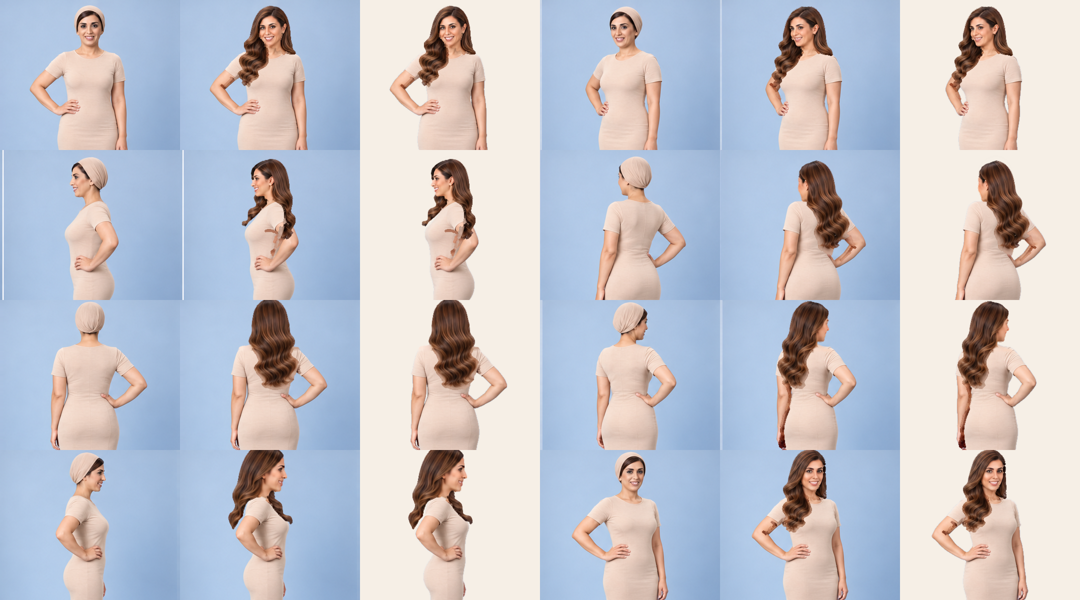
#> input picture closet/avatar8/new2/wig_v3/out/all.png, 1080 x 600 px; its folder holds 4 pictures in this run
$ python samecap.py ../new2/wig_v3/out/all.png
#> lines starting #> are read from the running program, lines starting #| are printed output that depends on the picture; pictures that were not available may be replaced by others from this repository, and a replacement may not be noted
# the item sheet was made by editing the cap sheet (same pixels apart from the item), so reuse the cap sheet's exact alignment
import sys,numpy as np
from PIL import Image
CAP={1:(0.992,2,4),2:(0.996,7,3),3:(1.004,8,1),4:(1.012,0,-5),5:(1.052,-9,-3),6:(1.048,-7,-2),7:(1.048,8,-2),8:(1.024,-7,7)}
X=[(0,361),(363,723),(725,1085),(1087,1448)];Y=[(0,541),(543,1086)]
boxes=[(x0,y0,x1,y1) for (y0,y1) in Y for (x0,x1) in X]
sh=Image.open(sys.argv[1]).convert('RGB');ref=np.asarray(Image.open('/mnt/project-files/closet/avatar8/cap/sheet.png').convert('RGB')).astype(float)
#> further down, sh is the input picture: PIL image 1080x600 RGB; mean R, G, B 194.7, 195.3, 203.4
print('mean diff vs cap sheet %.1f'%np.abs(np.asarray(sh).astype(float)-ref).mean())
#| mean diff vs cap sheet 0.0
for i,b in enumerate(boxes,1):
    s,dx,dy=CAP[i];p=sh.crop(b);q=p.resize((round(p.width*s),round(p.height*s)),Image.LANCZOS)
    bgc=tuple(int(c) for c in np.median(np.asarray(p)[:, :8].reshape(-1,3),axis=0))
    c=Image.new('RGB',(360,541),bgc);c.paste(q,(dx,dy));c.save(f'out/{i}.png')
#> this loop made 8 passes
#> bgc on passes 1 to 8: (171, 194, 225), (246, 239, 230), (170, 194, 224), (0, 0, 0), (0, 0, 0), (0, 0, 0), (0, 0, 0), (0, 0, 0)
#> pass 1, `p = sh.crop(b)`:
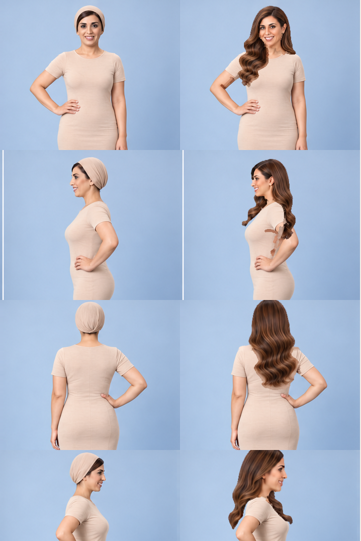
#> p: PIL image 361x541 RGB; mean R, G, B 177.1, 185.6, 203.4
#> pass 1, `c = Image.new('RGB', (360, 541), bgc)`:
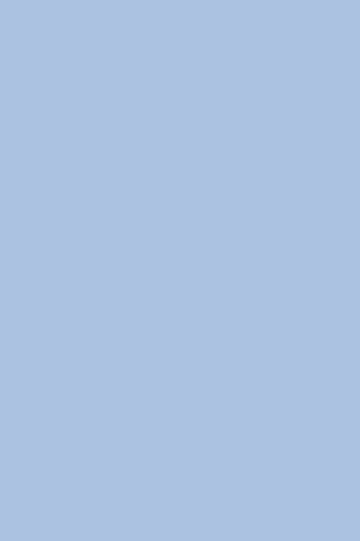
#> c: PIL image 360x541 RGB; mean R, G, B 171, 194, 225
#> pass 1, `c = Image.new('RGB', (360, 541), bgc)`:
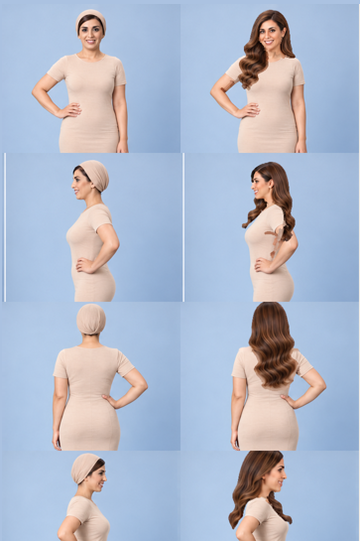
#> saved as 1.png: PIL image 360x541 RGB; mean R, G, B 177, 185.7, 203.7
#> after the loop: c: PIL image 360x541 RGB; every value is 0
#> after the loop: q: PIL image 370x556 RGB; every value is 0

$ run again, on closet/avatar8/new2/wig_v3/out/cmp7.png
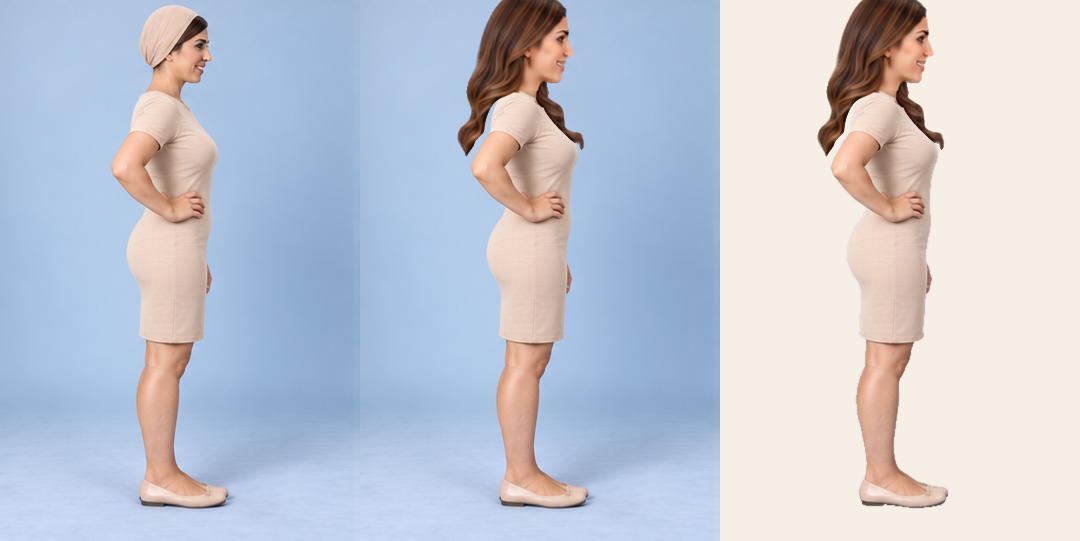
#> input picture closet/avatar8/new2/wig_v3/out/cmp7.png, 1080 x 541 px
#> sh is the input picture: PIL image 1080x541 RGB; mean R, G, B 194.6, 199.7, 211.4
#| mean diff vs cap sheet 0.0
#> the loop `for i,b in enumerate(boxes,1):` made 8 passes
#> bgc on passes 1 to 8: (167, 191, 221), (168, 192, 222), (246, 239, 230), (0, 0, 0), (0, 0, 0), (0, 0, 0), (0, 0, 0), (0, 0, 0)
#> pass 1, `p = sh.crop(b)`:
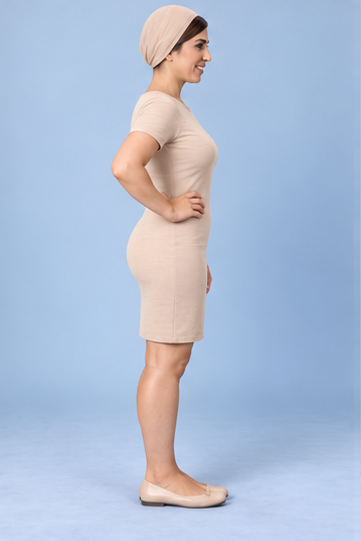
#> p: PIL image 361x541 RGB; mean R, G, B 176, 190.7, 214
#> pass 1, `c = Image.new('RGB', (360, 541), bgc)`:
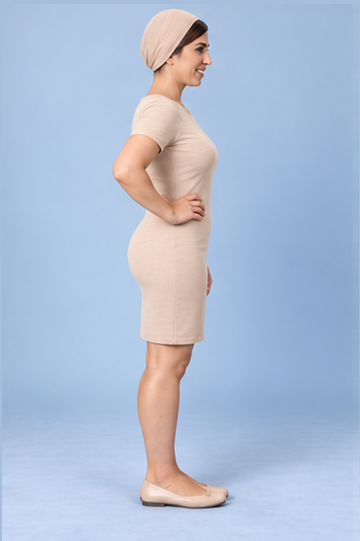
#> saved as 1.png: PIL image 360x541 RGB; mean R, G, B 175.9, 190.7, 214.1

$ run again, on closet/avatar8/new2/wig_v3/out/row.png
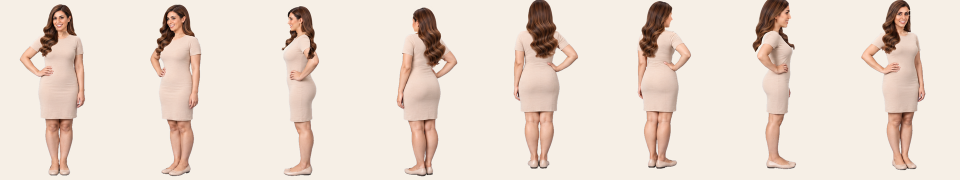
#> input picture closet/avatar8/new2/wig_v3/out/row.png, 1920 x 360 px (shown at 1/2 size)
#> sh is the input picture: PIL image 1920x360 RGB; mean R, G, B 233.9, 220.1, 209.2
#| mean diff vs cap sheet 0.0
#> the loop `for i,b in enumerate(boxes,1):` made 8 passes
#> bgc on passes 1 to 8: (246, 239, 230), (207, 156, 130), (246, 239, 230), (105, 67, 51), (0, 0, 0), (0, 0, 0), (0, 0, 0), (0, 0, 0)
#> pass 1, `c = Image.new('RGB', (360, 541), bgc)`:
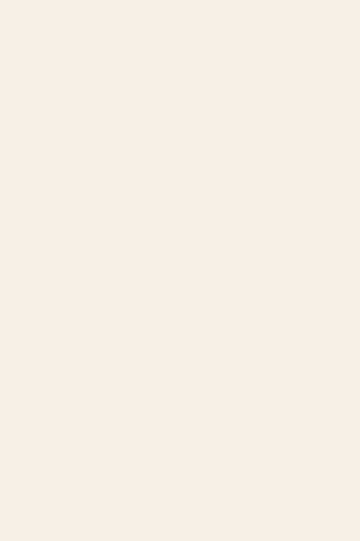
#> c: PIL image 360x541 RGB; mean R, G, B 246, 239, 230
#> pass 1, `c = Image.new('RGB', (360, 541), bgc)`:
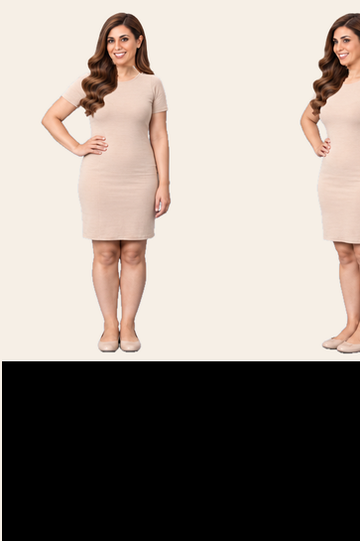
#> saved as 1.png: PIL image 360x541 RGB; mean R, G, B 156.8, 146.9, 139.4
